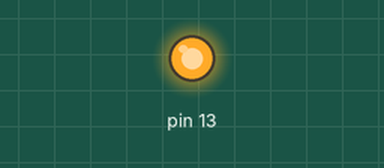
The sketch below on a simulated Arduino Mega 2560, built with avr-gcc and run on an emulated ATmega2560. On the bench: output pins drawn as LEDs (lit = HIGH).

Above: at 0.1 s.
At 1.1 s:
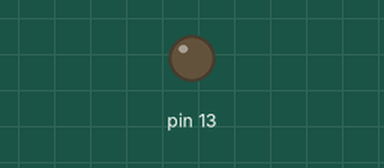
Timing chart, 0 to 2.6 s (numbered marks = the images above):
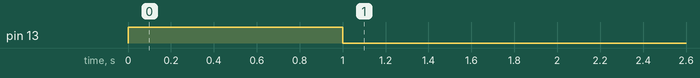

The sketch:

sketch_nov02a.ino
```cpp
#include <SoftwareSerial.h>
SoftwareSerial mySerial(4, 3); // RX, TX

#define AL 100

uint8_t packet[] = {0xFF, 0xFF, 0x01, 0x00, 0x00, 0x00, 0x00, 0x00};

void sSend() {
  packet[7] = ~(packet[2] + packet[3] + packet[4] + packet[5] + packet[6]) & 0xFF;
  for (uint8_t i = 0; i < 8; i++)
    Serial1.write(packet[i]);
}

void sLed(uint8_t id, uint8_t enable) {
  packet[2] = id;
  packet[3] = 4;
  packet[4] = 0x03;
  packet[5] = 0x19;
  packet[6] = enable;
  sSend();
}

void sPos(uint8_t id, uint16_t pos) {
  packet[2] = id;
  packet[3] = 4;
  packet[4] = 0x03;
  packet[5] = 0x1E;
  packet[6] = pos & 0xFF;
  sSend();
  packet[5] = 0x1F;
  packet[6] = (pos > 8) & 0xFF;
  sSend();
}


void setup() {
  // put your setup code here, to run once:
  pinMode(13, OUTPUT);
  digitalWrite(13, 1);
  delay(1000);
  digitalWrite(13, 0);
  delay(1000);
  Serial1.begin(1000000);
}

void loop() {
    sLed(2, 1);
    delay(100);
    sLed(2, 0);
    delay(100);

}
```
